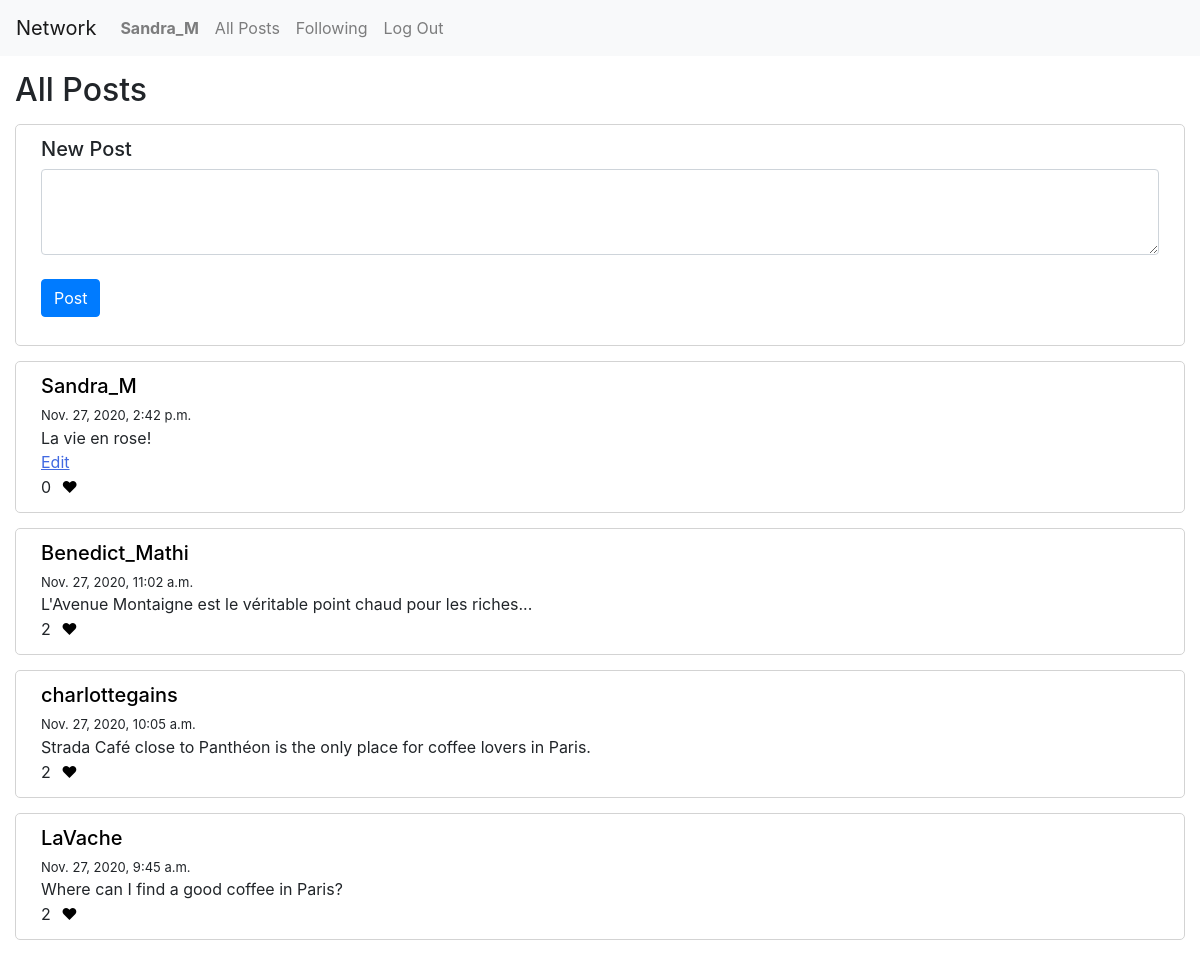
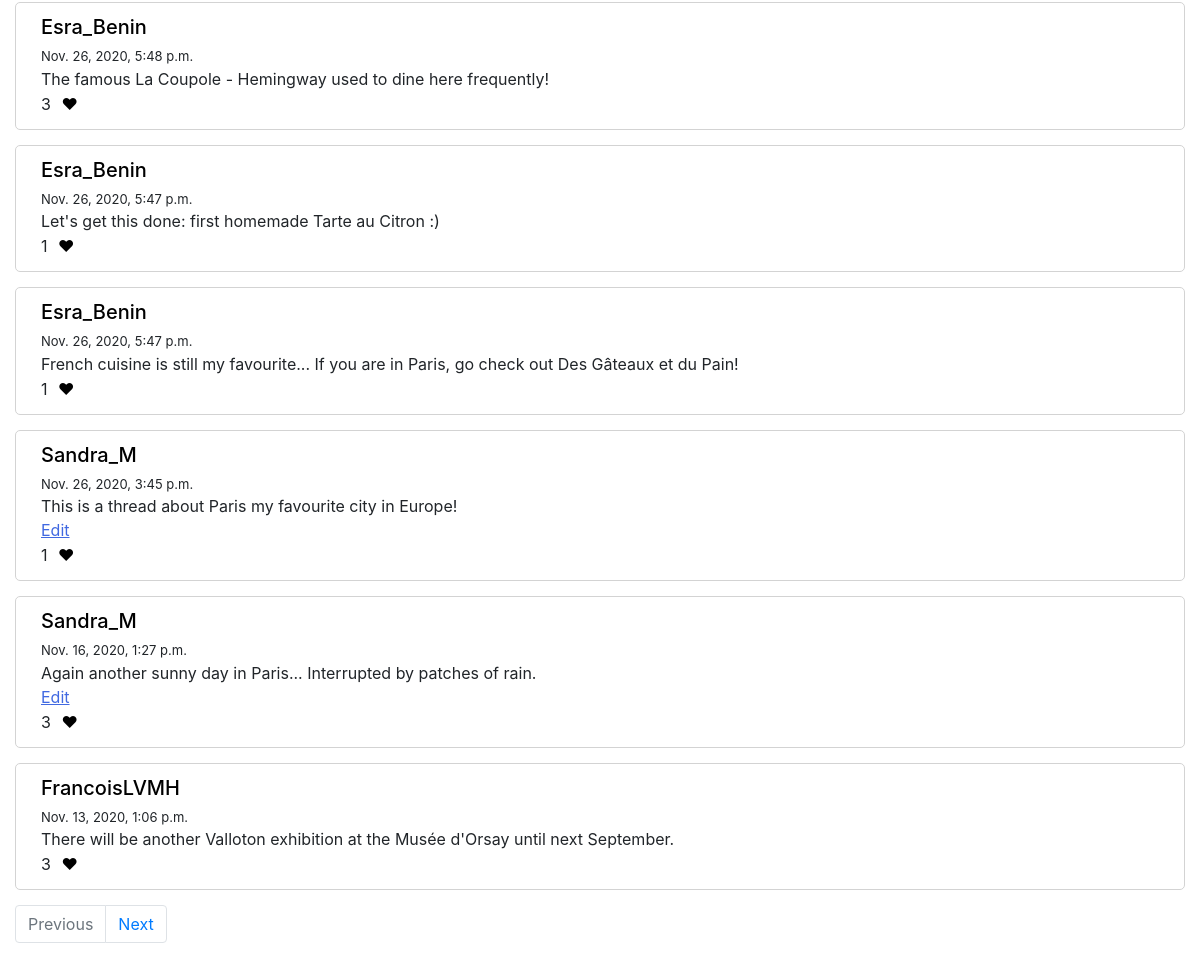
Screenshot of / (signed in) with the database file from the repository (2 pictures, top to bottom).
### network/models.py (models this page shows, shortened)
class User(AbstractUser):
    pass

class Posting(models.Model):
    poster = models.ForeignKey(settings.AUTH_USER_MODEL, on_delete=models.CASCADE)
    content = models.TextField()
    date = models.DateTimeField(default=timezone.now)
    likes = models.ManyToManyField(User, blank=True, related_name="likes")
    def count_likes(self):
        return self.likes.count()

### network/views.py (the view)
# urls.py: path("", views.index, name="index"),
def index(request):
    postings = Posting.objects.all().order_by('-date')
    posts = paginate(request, postings)
    if request.method == "POST":
        form = PostingForm(request.POST)
        if form.is_valid():
            form.clean()
            new_post = form.save(commit=False)
            new_post.poster = request.user
            new_post = new_post.save()
            return HttpResponseRedirect(reverse("index"))
        else:
            return render(request, "network/index.html", {
                "form": form,
                "posts": posts,
                "session_user": request.user.id
            })
    else:
        return render(request, "network/index.html", {
            "form": PostingForm(),
            "posts": posts,
            "session_user": request.user.id
        })

### network/views.py
class PostingForm(ModelForm):
    class Meta:
        model = Posting
        fields = ['content']
        widgets = {
            'content': forms.Textarea(attrs={'class': 'form-control', 'rows': '3'})
        }

### network/helpers.py (called while the page is built)
def paginate(request, postings):
    page = request.GET.get('page', 1)
    paginator = Paginator(postings, 10)
    try:
        posts = paginator.page(page)
    except PageNotAnInteger:
        posts = paginator.page(1)
    except EmptyPage:
        posts = paginator.page(paginator.num_pages)
    return posts

### network/templates/network/index.html (shortened to what this page needs)
{% extends "network/layout.html" %}
{% load static %}
{% block body %}
    <h2>All Posts</h2>
    {% if user.is_authenticated %}
    <div class="postings">
        <h5>New Post</h5>
        <form action="{% url 'index' %}" method="post" class="form-group">
            {{ form.content }}
            <br/><button type="submit" class="btn btn-primary">Post</button>
        </form>
    </div>
    {% endif %}
    {% for post in posts %}
        <div class="postings">
            <h5><a href="{% url 'profile' post.poster %}" style="color: black;">{{ post.poster }}</a></h5>
            <div style="font-size: 13px;">{{ post.date }}</div>
            <div id="content-view-{{ post.id }}" class="content-view" data-post="{{ post.id }}" data-content="{{ post.content }}">
                <div>{{ post.content }}</div>
            </div>
            <span>{{ post.count_likes }}</span>
            {% if user in post.likes.all %}
                <span id="like-{{ post.id }}" data-value="{{ post.id }}" data-user="{{ session_user }}" data-likestatus="1" class="likes"></span>
            {% else %}
                <span id="like-{{ post.id }}" data-value="{{ post.id }}" data-user="{{ session_user }}" data-likestatus="0" class="likes"></span>
            {% endif %}
        </div>
    {% endfor %}
    {% if posts.has_other_pages %}
        <ul class="pagination">
            {% if posts.has_previous %}
                <li class="page-item" style="padding-left: 15px;"><a class="page-link" href="?page={{ posts.previous_page_number }}">Previous</a></li>
            {% else %}
                <li class="page-item disabled" style="padding-left: 15px;"><a class="page-link" href="">Previous</a></li>
            {% endif %}
            {% if posts.has_next %}
                <li class="page-item"><a class="page-link" href="?page={{ posts.next_page_number }}">Next</a></li>
            {% else %}
                <li class="page-item disabled"><a class="page-link" href="">Next</a></li>
            {% endif %}
        </ul>
    {% endif %}
{% endblock %}

### network/templates/network/layout.html (shortened to what this page needs)
{% load static %}
<!DOCTYPE html>
<html lang="en">
    <head>
        <link rel="stylesheet" href="https://stackpath.bootstrapcdn.com/bootstrap/4.4.1/css/bootstrap.min.css">
        <link href="{% static 'network/styles.css' %}" rel="stylesheet">
    </head>
    <body>
        <nav class="navbar navbar-expand-lg navbar-light bg-light">
            <a class="navbar-brand" href="{% url 'index' %}">Network</a>
            <div>
              <ul class="navbar-nav mr-auto">
                {% if user.is_authenticated %}
                    <li class="nav-item">
                        <a class="nav-link" href="{% url 'profile' user %}"><strong>{{ user.username }}</strong></a>
                    </li>
                {% endif %}
                <li class="nav-item">
                  <a class="nav-link" href="{% url 'index' %}">All Posts</a>
                </li>
                {% if user.is_authenticated %}
                    <li class="nav-item">
                        <a class="nav-link" href="{% url 'following' %}">Following</a>
                    </li>
                    <li class="nav-item">
                        <a class="nav-link" href="{% url 'logout' %}">Log Out</a>
                    </li>
                {% endif %}
              </ul>
            </div>
          </nav>
        <div class="body">
            {% block body %}
            {% endblock %}
        </div>
    </body>
</html>

### network/static/network/styles.css (style rules this page uses)
.postings { border: 1px solid lightgray; margin: 15px; border-radius: 5px 5px; padding: 12px 25px; background-color: white; }
h2 { margin-left: 15px; margin-top: 15px; }

### rows the page displays
User: username "Sandra_M"
Posting: poster "Sandra_M", date "Nov. 27, 2020, 2:42 p.m.", content "La vie en rose!", count_likes "0"
Posting: poster "Benedict_Mathi", date "Nov. 27, 2020, 11:02 a.m.", content "L'Avenue Montaigne est le véritable point chaud pour les riches...", count_likes "2"
Posting: poster "charlottegains", date "Nov. 27, 2020, 10:05 a.m.", content "Strada Café close to Panthéon is the only place for coffee lovers in Paris.", count_likes "2"
Posting: poster "LaVache", date "Nov. 27, 2020, 9:45 a.m.", content "Where can I find a good coffee in Paris?", count_likes "2"
Posting: poster "Esra_Benin", date "Nov. 26, 2020, 5:48 p.m.", content "The famous La Coupole - Hemingway used to dine here frequently!", count_likes "3"
Posting: poster "Esra_Benin", date "Nov. 26, 2020, 5:47 p.m.", content "Let's get this done: first homemade Tarte au Citron :)", count_likes "1"
Posting: poster "Esra_Benin", date "Nov. 26, 2020, 5:47 p.m.", content "French cuisine is still my favourite... If you are in Paris, go check out Des Gâteaux et du Pain!", count_likes "1"
Posting: poster "Sandra_M", date "Nov. 26, 2020, 3:45 p.m.", content "This is a thread about Paris my favourite city in Europe!", count_likes "1"
Posting: poster "Sandra_M", date "Nov. 16, 2020, 1:27 p.m.", content "Again another sunny day in Paris... Interrupted by patches of rain.", count_likes "3"
Posting: poster "FrancoisLVMH", date "Nov. 13, 2020, 1:06 p.m.", content "There will be another Valloton exhibition at the Musée d'Orsay until next September.", count_likes "3"
